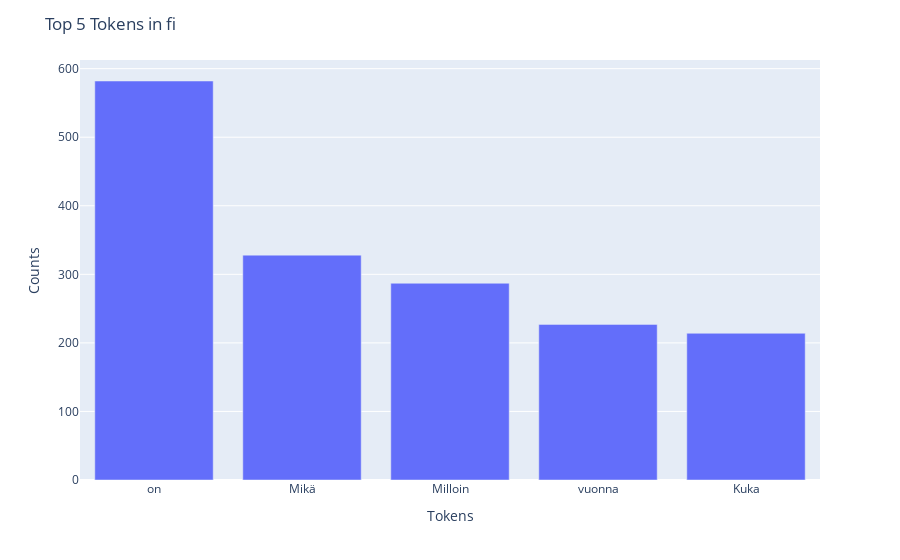
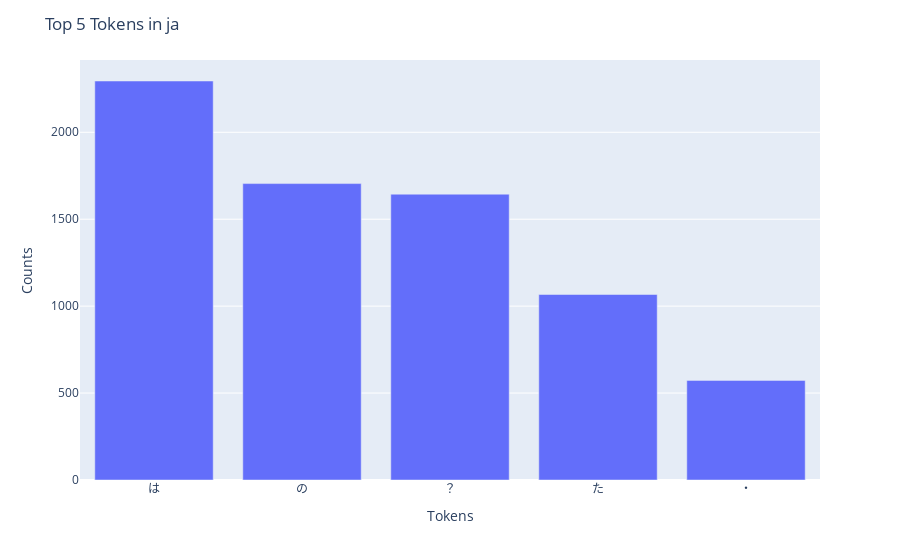
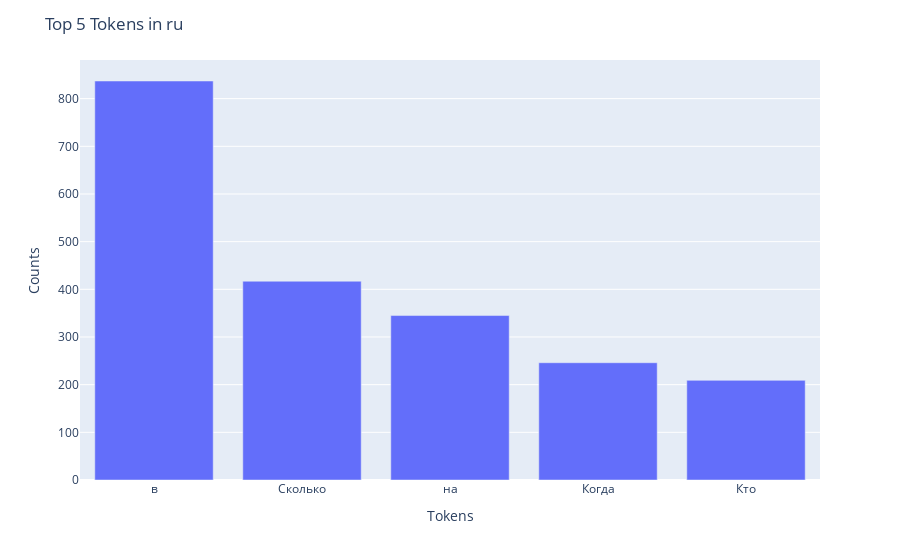

The code cell stored with these charts, in order, in its notebook:
### Code cell
#% (b) For each of the languages Finnish, Japanese and Russian, report the 5 most common 
#% words in the questions from the training set. What kind of words are they?



#collect all tokens from the questions, and count them


import MeCab

def get_top_words(df: pd.DataFrame, lang: str, n=5):
    df_lang = df[df['lang'] == lang].copy()
    
    if lang == 'ja':
        mecab = MeCab.Tagger("-Owakati")  # Initialize MeCab tokenizer
        df_lang.loc[:, 'words_question_tokens'] = df_lang['question'].apply(lambda x: mecab.parse(x).split())
    else:
        df_lang.loc[:, 'words_question_tokens'] = df_lang['question'].apply(lambda x: x.split(' '))
    
    all_tokens = np.concatenate(df_lang['words_question_tokens'].values)
    unique, counts = np.unique(all_tokens, return_counts=True)
    sorted_indices = np.argsort(counts)[::-1]
    top_unique_tokens = unique[sorted_indices][:n]
    top_tokens_dict = {token: int(count) for token, count in zip(top_unique_tokens, counts[sorted_indices][:n])}
    return top_tokens_dict



def visualize_top_tokens(
    df : pd.DataFrame, 
    lang : str, 
    n=5
):
    top_tokens = get_top_words(df, lang, n)
    fig = px.bar(x=list(top_tokens.keys()), y=list(top_tokens.values()), labels={'x':'Tokens', 'y':'Counts'})
    fig.update_layout(title=f"Top {n} Tokens in {lang}")
    fig.show()
    return fig

for lang in ['fi', 'ja', 'ru']:
    fig = visualize_top_tokens(ds_train, lang, 5)
    fig.write_image(f"plots/week1_b_top_5_tokens_{lang}.png")

### Figure 1 — Plotly figure (JSON) as saved in the notebook; plotly's stock layout.template omitted (floating-point values rounded to 4 significant figures)
{"data": [{"alignmentgroup": "True", "hovertemplate": "Tokens=%{x}<br>Counts=%{y}<extra></extra>", "legendgroup": "", "marker": {"color": "#636efa", "pattern": {"shape": ""}}, "name": "", "offsetgroup": "", "orientation": "v", "showlegend": false, "textposition": "auto", "type": "bar", "x": ["on", "Mikä", "Milloin", "vuonna", "Kuka"], "xaxis": "x", "y": [582, 328, 287, 227, 214], "yaxis": "y"}], "layout": {"barmode": "relative", "legend": {"tracegroupgap": 0}, "margin": {"t": 60}, "title": {"text": "Top 5 Tokens in fi"}, "xaxis": {"anchor": "y", "domain": [0, 1], "title": {"text": "Tokens"}}, "yaxis": {"anchor": "x", "domain": [0, 1], "title": {"text": "Counts"}}}}

### Figure 2 — Plotly figure (JSON) as saved in the notebook; plotly's stock layout.template omitted (floating-point values rounded to 4 significant figures)
{"data": [{"alignmentgroup": "True", "hovertemplate": "Tokens=%{x}<br>Counts=%{y}<extra></extra>", "legendgroup": "", "marker": {"color": "#636efa", "pattern": {"shape": ""}}, "name": "", "offsetgroup": "", "orientation": "v", "showlegend": false, "textposition": "auto", "type": "bar", "x": ["は", "の", "？", "た", "・"], "xaxis": "x", "y": [2295, 1705, 1644, 1067, 573], "yaxis": "y"}], "layout": {"barmode": "relative", "legend": {"tracegroupgap": 0}, "margin": {"t": 60}, "title": {"text": "Top 5 Tokens in ja"}, "xaxis": {"anchor": "y", "domain": [0, 1], "title": {"text": "Tokens"}}, "yaxis": {"anchor": "x", "domain": [0, 1], "title": {"text": "Counts"}}}}

### Figure 3 — Plotly figure (JSON) as saved in the notebook; plotly's stock layout.template omitted (floating-point values rounded to 4 significant figures)
{"data": [{"alignmentgroup": "True", "hovertemplate": "Tokens=%{x}<br>Counts=%{y}<extra></extra>", "legendgroup": "", "marker": {"color": "#636efa", "pattern": {"shape": ""}}, "name": "", "offsetgroup": "", "orientation": "v", "showlegend": false, "textposition": "auto", "type": "bar", "x": ["в", "Сколько", "на", "Когда", "Кто"], "xaxis": "x", "y": [837, 417, 345, 246, 209], "yaxis": "y"}], "layout": {"barmode": "relative", "legend": {"tracegroupgap": 0}, "margin": {"t": 60}, "title": {"text": "Top 5 Tokens in ru"}, "xaxis": {"anchor": "y", "domain": [0, 1], "title": {"text": "Tokens"}}, "yaxis": {"anchor": "x", "domain": [0, 1], "title": {"text": "Counts"}}}}
